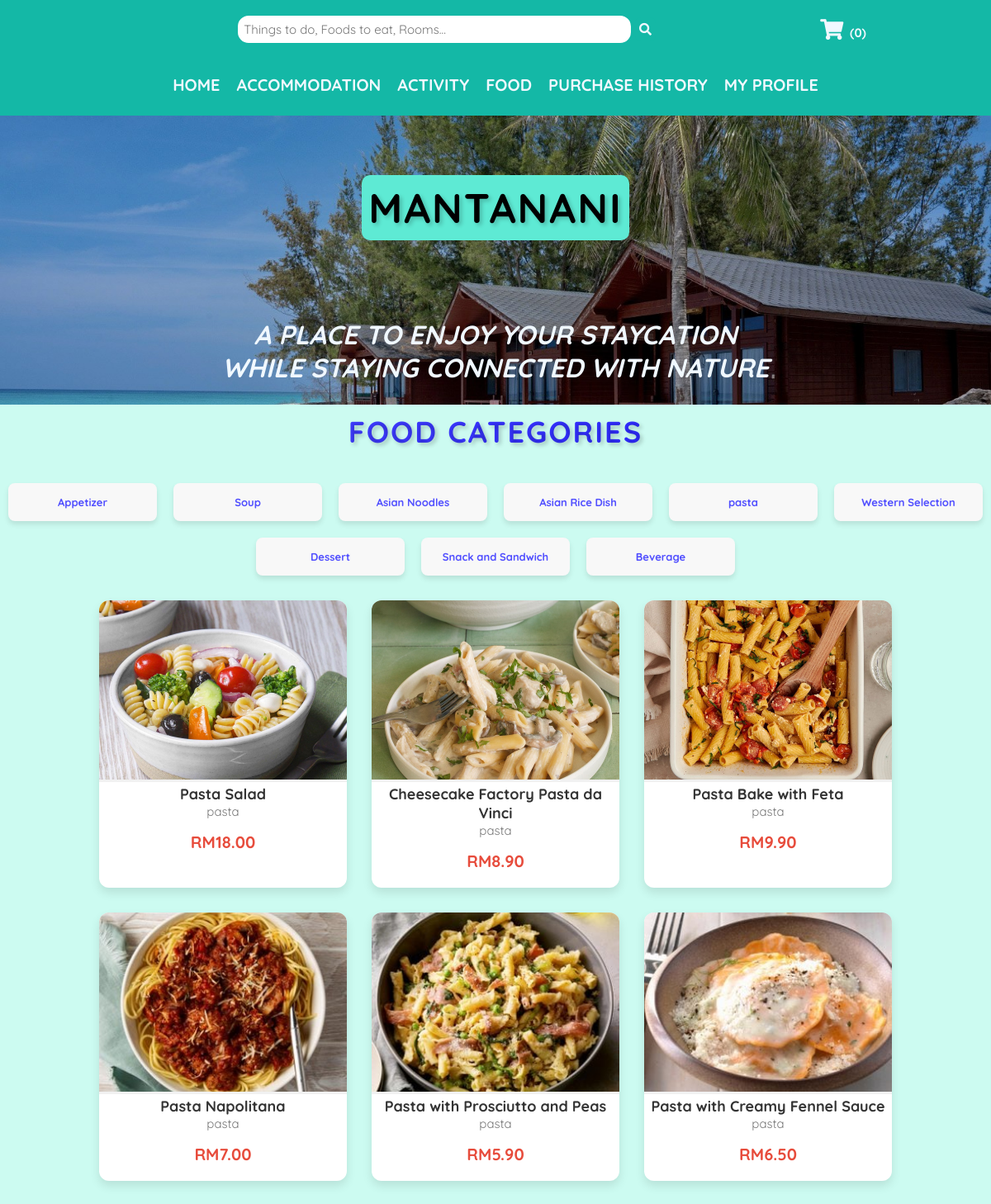
The page /MODULES/FOOD_MODULE/foodList.php?categoryID=5 on the database its author committed.
### tables this page shows
CREATE TABLE `food_category` (
  `categoryID` int(11) NOT NULL,
  `categoryName` varchar(255) NOT NULL COMMENT '1:Appetizer 2:Soup 3:Asian Noodles 4:Asian Rice Dish 5:Pasta 6:Western Selection 7:Dessert 8:Snack and Sandwich 9:Beverage'
);

CREATE TABLE `food` (
  `foodID` int(11) NOT NULL,
  `foodName` varchar(255) NOT NULL,
  `foodImg` varchar(255) NOT NULL,
  `foodCategory` int(11) NOT NULL,
  `foodDesc` varchar(1000) NOT NULL,
  `foodPrice` decimal(8,2) NOT NULL
);

### MODULES/FOOD_MODULE/foodList.php (the view, shortened to what this page needs)
<?php
  include("../../../SMMS/CONFIG/config.php");
  $categorySql = "SELECT * FROM food_category";
  $categoryResult = mysqli_query($conn, $categorySql);
  $categoryID = isset($_GET['categoryID']) ? intval($_GET['categoryID']) : null;
  if ($categoryID) {
      $sql_food = "SELECT f.foodID, f.foodName, f.foodDesc, f.foodPrice, f.foodImg, c.categoryName
                   FROM food f
                   JOIN food_category c ON f.foodCategory = c.categoryID
                   WHERE f.foodCategory = $categoryID";
  } else {
      $sql_food = "SELECT f.foodID, f.foodName, f.foodDesc, f.foodPrice, f.foodImg, c.categoryName
                   FROM food f
                   JOIN food_category c ON f.foodCategory = c.categoryID";
  }
  $result = mysqli_query($conn, $sql_food);
?>
<!DOCTYPE html>
<html lang="en">
  <head>
    <link rel="stylesheet" href="https://cdnjs.cloudflare.com/ajax/libs/font-awesome/5.15.4/css/all.min.css">
    <link rel="stylesheet" href="../../../SMMS/CSS/MISC/utils.css">
    <link rel="stylesheet" href="../../../SMMS/CSS/MISC/headerBanner.css">
    <link rel="stylesheet" href="../../../SMMS/CSS/MISC/topNav.css">
    <link rel="stylesheet" href="../../../SMMS/CSS/MISC/topHeader.css">
    <link rel="stylesheet" href="../../../SMMS/CSS/USER/foodList.css">
  </head>
  <body>
    <?php include '../../INCLUDES/topHeader.php'; ?>
    <?php include '../../INCLUDES/userNav.php'; ?>
    <?php include '../../INCLUDES/headerBanner.php';?>
    <section class="userHome">
    <h2>Food Categories</h2>
    <div class="foodCategorySection">
        <?php while ($categoryRow = mysqli_fetch_assoc($categoryResult)): ?>
            <div class="foodCategoryItem">
                <a href="foodList.php?categoryID=<?= $categoryRow['categoryID']; ?>" class="categoryLink">
                    <?= $categoryRow['categoryName']; ?>
                </a>
            </div>
        <?php endwhile; ?>
    </div>
    <div class="foodList">
        <?php while ($row = mysqli_fetch_assoc($result)): ?>
            <div class="foodItem">
                <img src="../../../SMMS/images/food/<?= $row['foodImg']; ?>" alt="<?= $row['foodName']; ?>" class="foodImg">
                <h3>
                    <a href="javascript:void(0);" onclick="openFoodPopup(<?= htmlspecialchars(json_encode($row)); ?>)" class="food-name">
                        <?= $row['foodName']; ?>
                    </a>
                </h3>
                <p class="foodCategory"><?= $row['categoryName']; ?></p>
                <p class="foodPrice">RM<?= number_format($row['foodPrice'], 2); ?></p>
            </div>
        <?php endwhile; ?>
    </div>
  </section>
  </body>
</html>

### CSS/MISC/utils.css (style rules this page uses)
:root { --teal-100: #ccfbf1; --teal-200: #99f6e4; --teal-300: #5eead4; --teal-400: #2dd4bf; --teal-500: #14b8a6; --jade-100: #19d6aa; --jade-200: #14ba93; --jade-300: #109e7d; --jade-400: #0b8468; --jade-500: #076a53; --black: #070504; --black-shadow: 0px 4px 4px rgba(0, 0, 0, 0.25); --aliceblue: #f0f8ff; }
* { font-family: 'Quicksand', sans-serif; margin: 0; padding: 0; box-sizing: border-box; outline: none; border: none; text-decoration: none; }
html { font-size: 62.5%; overflow-x: hidden; background-color: var(--teal-100); }

### CSS/USER/foodList.css (style rules this page uses)
.userHome { padding: 1rem; min-height: 100vh; }
.foodList { display: flex; flex-wrap: wrap; gap: 30px; justify-content: center; padding: 30px; }
.foodItem { background-color: #fff; border-radius: 12px; box-shadow: 0 6px 12px rgba(0, 0, 0, 0.1); width: 300px; text-align: center; overflow: hidden; transition: transform 0.3s ease-in-out, box-shadow 0.3s ease-in-out; }
.foodImg { width: 100%; height: 220px; object-fit: cover; border-bottom: 3px solid #f1f1f1; }
.foodCategory { font-size: 1.5em; color: #777; margin-bottom: 15px; }
.foodPrice { font-size: 2.0em; font-weight: bold; color: #e74c3c; margin-bottom: 20px; }
.food-name { text-decoration: none; font-size: 18px; color: #333; font-weight: bold; transition: color 0.3s ease, transform 0.3s ease; }
.foodCategorySection { display: flex; flex-wrap: wrap; justify-content: center; gap: 20px; margin-top: 40px; }
.foodCategoryItem { background-color: #f8f8f8; padding: 15px 20px; border-radius: 8px; box-shadow: 0 4px 6px rgba(0, 0, 0, 0.1); text-align: center; width: 180px; transition: transform 0.3s ease, box-shadow 0.3s ease; }
.foodCategoryItem a { font-size: 1.3em; text-decoration: none; color: #514fff; font-weight: bold; }
h2 { text-align: center; font-size: 36px; font-weight: bold; color: #514fff; text-transform: uppercase; letter-spacing: 2px; margin-bottom: 30px; background-image: linear-gradient(to right, #514fff, #1c18ff); -webkit-background-clip: text; color: transparent; text-shadow: 3px 3px 5px rgba(0, 0, 0, 0.2); }

### rows shown on the page
food_category: categoryName "Appetizer"
food_category: categoryName "Soup"
food_category: categoryName "Asian Noodles"
food_category: categoryName "Asian Rice Dish"
food_category: categoryName "pasta"
food_category: categoryName "Western Selection"
food_category: categoryName "Dessert"
food_category: categoryName "Snack and Sandwich"
food_category: categoryName "Beverage"
food: foodImg (picture), foodName "Pasta Salad", foodCategory.categoryName "pasta", foodPrice "18.00"
food: foodImg (picture), foodName "Cheesecake Factory Pasta da Vinci", foodCategory.categoryName "pasta", foodPrice "8.90"
food: foodImg (picture), foodName "Pasta Bake with Feta", foodCategory.categoryName "pasta", foodPrice "9.90"
food: foodImg (picture), foodName "Pasta Napolitana", foodCategory.categoryName "pasta", foodPrice "7.00"
food: foodImg (picture), foodName "Pasta with Prosciutto and Peas", foodCategory.categoryName "pasta", foodPrice "5.90"
food: foodImg (picture), foodName "Pasta with Creamy Fennel Sauce", foodCategory.categoryName "pasta", foodPrice "6.50"
